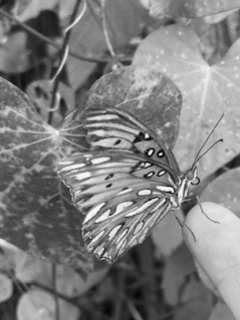
#> input picture Input_photos/butterfly.jpg, 240 x 320 px; its folder holds only this picture in this run
$ python -i grayscale.py   (imports and definitions only)
#> lines starting #> are read from the running program, lines starting #| are printed output that depends on the picture
# -*- coding: utf-8 -*-
"""
Spyder Editor

This is a temporary script file.
"""
from tkinter import Tk, filedialog, Frame, Label, Button, simpledialog, filedialog
from PIL import Image, ImageTk
from time import time
from tkinter.messagebox import showinfo
import argparse
import cv2
import filetype
import math
import matplotlib.pyplot as plt
import numpy as np
import os
import sys
from fractions import Fraction

# Flag for determining if images are loaded
img = False
second_img = False


##-------Functions to open/read an image file and rendering in UI------------##

# Read in image referred to by path and conform to fit screen
def opencv_img(path):
    # read and convert image
#> called with path = 'Input_photos/butterfly.jpg'
    image = cv2.imread(path)
#> image is the input picture: shape (320, 240, 3); min 4, max 253, mean 126.1
    img = cv2.resize(image, (0,0), fx=0.5, fy=0.5)
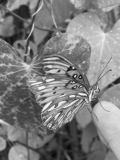
#> img: shape (160, 120, 3); min 6, max 248, mean 126.3
    defaultrows = 420
    defaultcolumn = 580
    # Set scale multiplier to the lowest of the following values:
    # 1
    # window row count / image row count
    # window column count / image column count
    scale = min(1, min(defaultrows / image.shape[0], defaultcolumn / image.shape[1]))
#> scale = 1

    # Set triangle corners used for affine transformation to top left, top right, and bottom left corners of image
    srcTri = np.array([[0, 0], [image.shape[1] - 1, 0], [0, image.shape[0] - 1]]).astype(np.float32)
#> srcTri = [[0, 0], [239, 0], [0, 319]]

    # Set location of top right and bottom left corners of resized image
    dstTri = np.array( [[0, 0], [int(image.shape[1] * scale), 0], [0, int(image.shape[0] * scale)]] ).astype(np.float32)
#> dstTri = [[0, 0], [240, 0], [0, 320]]

    # Perform affine transformation to resize image
    warp_mat = cv2.getAffineTransform(srcTri, dstTri)
#> warp_mat = [[1, 0, 0], [0, 1, 0]]
    image = cv2.warpAffine(image, warp_mat, (image.shape[1], image.shape[0]))
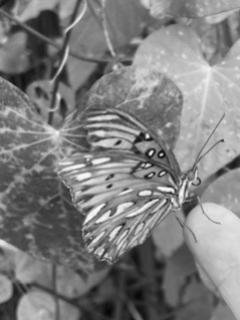
#> image: shape (320, 240, 3); min 5, max 250, mean 126

    # Trim black border from resized image
    image = image[0:int(image.shape[0] * scale), 0:int(image.shape[1] * scale)]
    image = cv2.cvtColor(image, cv2.COLOR_BGR2GRAY)
#> image: shape (320, 240)
    return(image)


# Convert it to ImageTK
# necessary to use cvtColor taking from BGR to expected RGB color
# [34 lines left out: functions convert_img, select_img1, select_img2, not called in this run]

#Exit the program
def quit_img(event):
    root.destroy() #Kill the display
    sys.exit(0)

# Save the image to the main given path appending the name of any transformation
def save_img(event):
    name = filedialog.asksaveasfilename(confirmoverwrite=True)
    cv2.imwrite(name, new_img)

# Check if a image is loaded
# [625 lines left out: functions is_image, update_img1, update_img2, get_subsets, update_new, neg_img and 24 more, not called in this run]

# [2 lines not run here, left out]


>>> result = opencv_img('Input_photos/butterfly.jpg')

$ run again, on Input_photos/flower.jpg
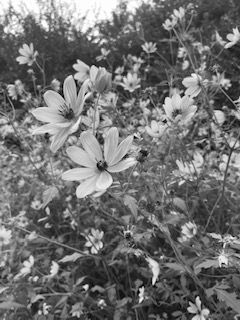
#> input picture Input_photos/flower.jpg, 240 x 320 px
#> in opencv_img, image is the input picture: shape (320, 240, 3); min 0, max 255, mean 112.4
#> in opencv_img, `img = cv2.resize(image, (0,0), fx=0.5, fy=0.5)`:
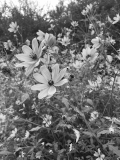
#> img: shape (160, 120, 3); min 13, max 255, mean 112.5
#> in opencv_img, `image = cv2.warpAffine(image, warp_mat, (image.shape[1], image.shape[0..`:
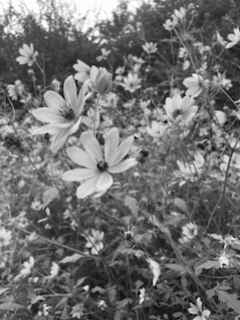
#> image: shape (320, 240, 3); min 2, max 255, mean 112.5

$ run again, on Input_photos/frog.jpg
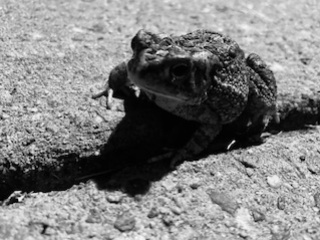
#> input picture Input_photos/frog.jpg, 320 x 240 px
#> in opencv_img, image is the input picture: shape (240, 320, 3); min 0, max 250, mean 128.3
#> in opencv_img, `img = cv2.resize(image, (0,0), fx=0.5, fy=0.5)`:
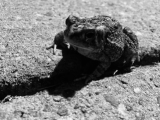
#> img: shape (120, 160, 3); min 1, max 244, mean 128.4
#> in opencv_img, `image = cv2.warpAffine(image, warp_mat, (image.shape[1], image.shape[0..`:
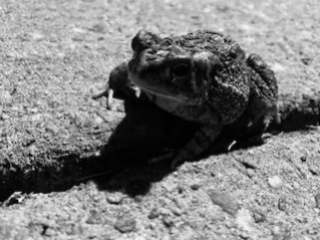
#> image: shape (240, 320, 3); min 1, max 246, mean 128
